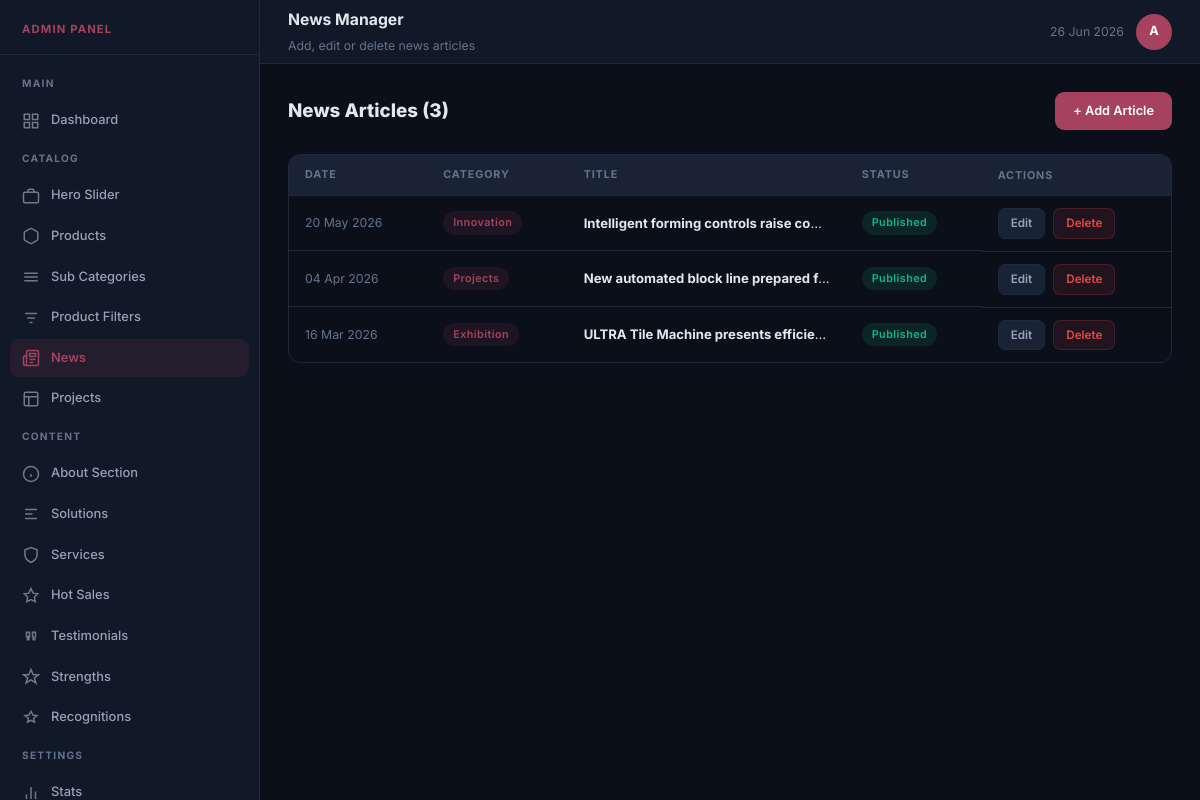
Screenshot of /admin/news.php (signed in) with the database file from the repository.
### tables this page shows
CREATE TABLE `news` (
  `id` int(11) NOT NULL,
  `date_text` varchar(100) DEFAULT NULL,
  `category` varchar(100) DEFAULT NULL,
  `title` varchar(300) NOT NULL,
  `summary` text DEFAULT NULL,
  `image` varchar(255) DEFAULT NULL,
  `content` longtext DEFAULT NULL,
  `is_active` tinyint(1) DEFAULT 1,
  `created_at` timestamp NOT NULL DEFAULT current_timestamp(),
  `updated_at` timestamp NOT NULL DEFAULT current_timestamp() ON UPDATE current_timestamp()
);

### admin/news.php (the view, shortened to what this page needs)
<?php
require_once __DIR__ . '/layout.php';
$pdo = db();
$newsList = $pdo->query("SELECT * FROM news ORDER BY created_at DESC")->fetchAll();
?>
<div class="admin-layout">
<div class="main-content">
<div class="page-body">
<div class="page-header">
  <div><h1>News Articles (<?= count($newsList) ?>)</h1></div>
  <a href="?add=1" class="btn btn-primary">+ Add Article</a>
</div>
<div class="table-wrap">
  <table>
    <thead><tr><th>Date</th><th>Category</th><th>Title</th><th>Status</th><th>Actions</th></tr></thead>
    <tbody>
    <?php foreach ($newsList as $n): ?>
      <tr>
        <td class="text-sm text-muted"><?= htmlspecialchars($n['date_text']) ?></td>
        <td><span class="td-badge" style="background:var(--accent-dim);color:var(--accent)"><?= htmlspecialchars($n['category']) ?></span></td>
        <td class="truncate"><strong><?= htmlspecialchars($n['title']) ?></strong></td>
        <td><span class="td-badge <?= $n['is_active'] ? 'badge-active' : 'badge-inactive' ?>"><?= $n['is_active'] ? 'Published' : 'Draft' ?></span></td>
        <td class="flex gap-2">
          <a href="?edit=<?= $n['id'] ?>" class="btn btn-sm btn-secondary">Edit</a>
          <a href="?del=<?= $n['id'] ?>" class="btn btn-sm btn-danger" onclick="return confirm('Delete?')">Delete</a>
        </td>
      </tr>
    <?php endforeach; ?>
    </tbody>
  </table>
</div>
</div>
</div>
</div>
</body>
</html>

### admin/assets/admin.css (style rules this page uses)
*, *::before, *::after { box-sizing: border-box; margin: 0; padding: 0; }
:root { --bg: #0a0f1a; --surface: #111827; --surface2: #1a2235; --border: #1e293b; --accent: #a6425f; --accent-dim: rgba(166,66,95,0.12); --text: #e2e8f0; --text-muted: #64748b; --text-dim: #94a3b8; --success: #10b981; --danger: #ef4444; --warning: #c7768c; --sidebar-w: 260px; --radius: 12px; }
html { font-size: 15px; }
body { font-family: 'Inter', system-ui, sans-serif; background: var(--bg); color: var(--text); min-height: 100vh; line-height: 1.6; }
a { color: inherit; text-decoration: none; }
.admin-layout { display: flex; min-height: 100vh; }
.main-content { margin-left: var(--sidebar-w); flex: 1; display: flex; flex-direction: column; min-height: 100vh; }
.page-body { padding: 28px; flex: 1; }
.table-wrap { overflow-x: auto; border-radius: var(--radius); border: 1px solid var(--border); }
table { width: 100%; border-collapse: collapse; font-size: 0.875rem; }
thead { background: var(--surface2); }
th { padding: 11px 16px; text-align: left; font-size: 0.72rem; font-weight: 700; text-transform: uppercase; letter-spacing: 0.08em; color: var(--text-muted); white-space: nowrap; }
td { padding: 12px 16px; border-top: 1px solid var(--border); vertical-align: middle; }
.td-badge { display: inline-block; padding: 3px 10px; border-radius: 99px; font-size: 0.72rem; font-weight: 600; letter-spacing: 0.04em; }
.badge-active { background: rgba(16,185,129,.12); color: var(--success); }
.btn { display: inline-flex; align-items: center; gap: 7px; padding: 9px 18px; border-radius: 9px; font-size: 0.85rem; font-weight: 600; cursor: pointer; border: none; transition: all 0.18s ease; white-space: nowrap; }
.btn-primary { background: var(--accent); color: #fff; }
.btn-secondary { background: var(--surface2); color: var(--text-dim); border: 1px solid var(--border); }
.btn-danger { background: rgba(239,68,68,.1); color: var(--danger); border: 1px solid rgba(239,68,68,.2); }
.btn-sm { padding: 5px 12px; font-size: 0.78rem; border-radius: 7px; }
.page-header { display: flex; align-items: center; justify-content: space-between; margin-bottom: 24px; flex-wrap: wrap; gap: 12px; }
.page-header h1 { font-size: 1.25rem; font-weight: 800; }
.flex { display: flex; }
.gap-2 { gap: 8px; }
.text-muted { color: var(--text-muted); }
.text-sm { font-size: 0.82rem; }
.truncate { overflow: hidden; text-overflow: ellipsis; white-space: nowrap; max-width: 220px; }

### rows the page displays
news: date_text "20 May 2026", category "Innovation", title "Intelligent forming controls raise co…", is_active "Published"
news: date_text "04 Apr 2026", category "Projects", title "New automated block line prepared f…", is_active "Published"
news: date_text "16 Mar 2026", category "Exhibition", title "ULTRA Tile Machine presents efficie…", is_active "Published"

### other values shown
$title "News Manager"
$subtitle "Add, edit or delete news articles"
count($newsList) "3"
